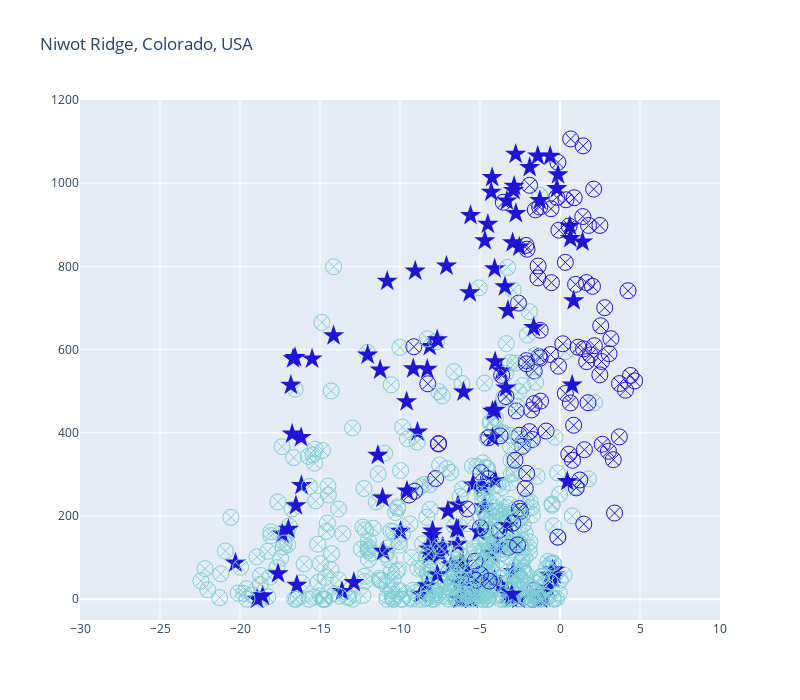

Notebook source saved alongside this figure:
### Markdown cell above
## Now for Sodankyla

### Code cell
fig = go.Figure(data=go.Scatter(
    x = niwot_df_sub['temp'],
    y = niwot_df_sub['shortwave'],
    mode='markers',
    marker=dict(
        size=16,
        color=niwot_df_sub['CD'], 
        colorscale=colorscaled, 
        symbol=niwot_df_sub['Classsymbol'],
        showscale=False
    )
))

fig.update_layout(title='Niwot Ridge, Colorado, USA', width=800, height=700, dragmode='select')
fig.update_xaxes(range=[-30,10]) # temp
fig.update_yaxes(range=[-50,1200]) # shortwave

fig.show()

### Figure 1 — Plotly figure (JSON) as saved in the notebook; plotly's stock layout.template omitted (floating-point values rounded to 4 significant figures; data arrays with more than 128 entries replaced by an {"elided": "..."} marker saying what was removed)
{"data": [{"marker": {"color": {"elided": "695 int values"}, "colorscale": [[0, "#1F15D5"], [1, "#7dcfd4"]], "showscale": false, "size": 16, "symbol": {"elided": "695 int values"}}, "mode": "markers", "type": "scatter", "x": {"elided": "695 float values"}, "y": {"elided": "695 float values"}}], "layout": {"dragmode": "select", "height": 700, "title": {"text": "Niwot Ridge, Colorado, USA"}, "width": 800, "xaxis": {"range": [-30, 10]}, "yaxis": {"range": [-50, 1200]}}}
